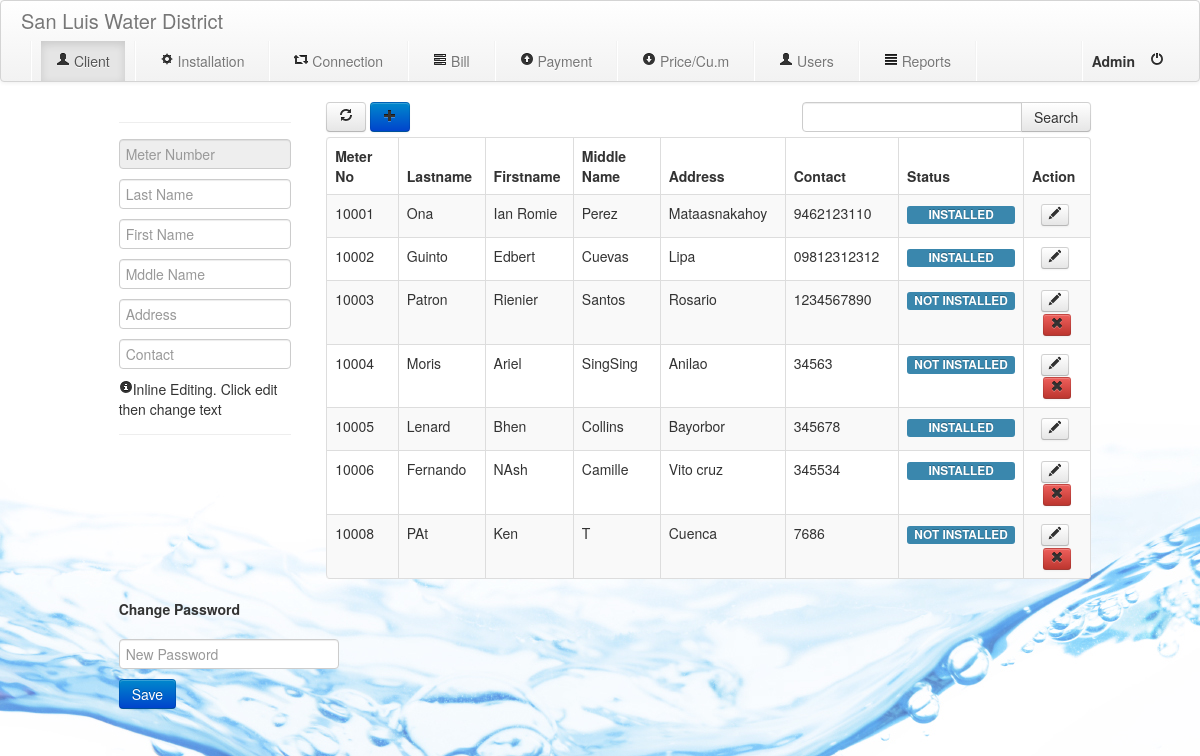
/index.php?module=client (signed in), run on the app's committed database.
### tables this page shows
CREATE TABLE IF NOT EXISTS `client` (
  `id` int(11) NOT NULL AUTO_INCREMENT,
  `meter_num` int(11) NOT NULL,
  `firstname` varchar(30) NOT NULL,
  `lastname` varchar(30) NOT NULL,
  `middlename` varchar(20) NOT NULL,
  `address` text NOT NULL,
  `contact` varchar(20) NOT NULL,
  `status` varchar(20) NOT NULL,
  `connected` varchar(50) NOT NULL,
  PRIMARY KEY (`id`)
);

### client.php (the view, shortened to what this page needs)
<div class="container-fluid">
  <div class="row-fluid">
  	<div class="span1"></div>
    <div class="span2">
      <hr style="margin-bottom:15px">
      <input type="text" placeholder="Meter Number" name="meter_num" id="meter_num" class="span12" readonly>
      <input type="text" placeholder="Last Name" name="lastname" id="lastname" class="span12">
      <input type="text" placeholder="First Name" name="firstname" id="firstname" class="span12">
      <input type="text" placeholder="Mddle Name" name="middlename" id="middlename" class="span12">
      <input type="text" placeholder="Address" name="address" id="address" class="span12">
      <input type="text" placeholder="Contact" name="contact" id="contact" class="span12"><br>
      <i class="icon-info-sign"></i>Inline Editing. Click edit then change text
      <hr style="margin-top:15px">
    </div>
    <div class="span8">
      <div class="table" style="margin-left:10px">
      <a href="" class="btn"><i class="icon-refresh"></i></a>&nbsp;<a href="#myModal" class="btn btn-primary" role="button" data-toggle="modal"><i class="icon-plus"></i></a>
	  <div class="input-append pull-right span9">
	  	<div class="pull-right">
		  <input id="appendedInputButton" type="text" name="searchValue">
	  		<button class="btn" type="button" name="search">Search</button>
	  	</div>
	  </div>
      	<table class="table table-bordered table-striped">
      		<thead>
      			<tr>
      				<th class="span3">Meter No</th>
      				<th class="span2">Lastname</th>
      				<th class="span2">Firstname</th>
      				<th class="span3">Middle Name</th>
      				<th class="span3">Address</th>
      				<th class="span3">Contact</th>
      				<th class="span1">Status</th>
      				<th class="span2">Action</th>
      			</tr>
      		</thead>
      		<tbody>
      		<?php
	      		$listClient = mysql_query("select * from client");
	      		$numrows = mysql_num_rows($listClient);
	      		if($numrows!=0){
      			while($row=mysql_fetch_assoc($listClient)){
      		?>
      			<tr>
      				<td><?php echo $row["meter_num"];?></td>
      				<td><?php echo $row["lastname"];?></td>
      				<td><?php echo $row["firstname"];?></td>
      				<td><?php echo $row["middlename"];?></td>
      				<td><?php echo $row["address"];?></td>
      				<td><?php echo $row["contact"];
					$record = mysql_query("Select * from billing where client_id=".$row["meter_num"]);
					$numrows = mysql_num_rows($record);
					?></td>
      				<td><center><label class="label label-info" style="width:100px;cursor: default;"><?php echo $row["status"];?></label></center></td>
      				<td><input type="hidden" name="id" value="<?php echo $row["id"];?>"><center><a href="javascript:return;" class="btn btn-mini edit-client"><i class="icon-pencil"></i></a>&nbsp;<?php if($numrows==0){ ?><a href="javascript:return;" class="btn btn-mini btn-danger remove-client"><i class="icon-remove"></i></a><?php } ?><center></td>
      			</tr>
		    <?php }}else {}
      		?>
      		</tbody>
      	</table>
      </div>
    </div>
  </div>
  <div class="row-fluid">
  	<div class="span1"></div>
  	<div class="span2">
  	<b>Change Password</b>
  	<br/>
  	<form method="post" action="controller.php">
  		<br/>
  	<input type="password" name="nPw" id="nPw" placeholder = "New Password" required>
  	<input type="submit" name="changePw" value="Save" class="btn btn-primary">
  </form>
  </div>
  </div>
</div>

### index.php (shortened to what this page needs)
<!DOCTYPE HTML>
<html lang="en-US">
<head>
	<link rel="stylesheet" type="text/css" href="bootstrap/css/bootstrap.css">
	<link rel="stylesheet" type="text/css" href="bootstrap/css/ui-lightness/jquery-ui-1.8.13.custom.css">
</head>
<?php
		$bg="background='water4.jpg'";
?>
<body <?php echo $bg;?>>
		<div class="navbar">
		  <div class="navbar-inner">
		    <a class="brand" href="#">San Luis Water District</a>
		    <ul class="nav">
		    	<?php if(isset($_SESSION["username"]) && $_SESSION["username"]=="admin"){ ?>
		    		<li class="divider-vertical"></li>
			    	<li><a class="client" href="index.php?module=client"><i class="icon-user"></i>&nbsp;Client</a></li>
			    	<li class="divider-vertical"></li>
			    	<li><a class="installation" href="index.php?module=installation"><i class="icon-cog"></i>&nbsp;Installation</a></li>
			    	<li class="divider-vertical"></li>
			    	<li><a class="connection" href="index.php?module=connection"><i class="icon-retweet"></i>&nbsp;Connection</a></li>
			    	<li class="divider-vertical"></li>
			    	<li><a class="bill" href="index.php?module=bill"><i class="icon-tasks"></i>&nbsp;Bill</a></li>
			    	<li class="divider-vertical"></li>
			    	<li><a class="payment" href="index.php?module=payment"><i class="icon-circle-arrow-up"></i>&nbsp;Payment</a></l>
				    <li class="divider-vertical"></li>
					<li><a class="price" href="index.php?module=price"><i class="icon-circle-arrow-down"></i>&nbsp;Price/Cu.m</a></l>
				    <li class="divider-vertical"></li>
					<li><a class="user" href="index.php?module=user"><i class="icon-user"></i>&nbsp;Users</a></l>
				    <li class="divider-vertical"></li>
			    	<li><a class="reports" href="index.php?module=reports"><i class="icon-align-justify"></i>&nbsp;Reports</a></l>
				    <li class="divider-vertical"></li>
		    	<?php } if(isset($_SESSION["meter"])){ ?>
<!-- 		    		<li class="divider-vertical"></li>
			    	<li><a class="home" href="index.php?module=home"><i class="icon-home"></i>&nbsp;Home</a></li> -->
		    		<li class="divider-vertical"></li>
			    	<li><a class="profile" href="index.php?client=profile"><i class="icon-user"></i>&nbsp;Profile</a></li>
			    	<li class="divider-vertical"></li>
		    	<?php } ?>
		    </ul>
		    <ul class="nav pull-right">
		      <li class="divider-vertical"></li>
		      <?php
		      	if(!isset($_SESSION["username"])){
		      ?>
		      <li class="dropdown">
	      		<a class="dropdown-toggle" href="#" data-toggle="dropdown">Sign In <strong class="caret"></strong></a>
<!-- 	      		<ul class="dropdown-menu span3">
	      			<li><center><input type="text" placeholder="username" name="username" style="width:190px"></center></li>
	      			<li><center><input type="password" placeholder="password" name="password" style="width:190px"></center></li>
	      			<li class="divider"></li>
	      			<li><center><input type="submit" name="login" class="btn btn-primary span3" value="Sign in"></center></li>
	      		</ul> -->
	      	<div class="dropdown-menu" style="padding: 15px; padding-bottom: 0px;">
				<form action="controller.php" method="post">
				<div id="go">
				  <div class="control-group">
				    <div class="controls">
				      <input type="text" id="inputEmail" placeholder="username" name="username">
				    </div>
				  </div>
				  <div class="control-group">
				    <div class="controls">
				      <input type="password" id="inputPassword" placeholder="password" name="password">
				    </div>
				  </div>
				  <div class="control-group">
				    <div class="controls">
				      <input type="submit" name="login" class="btn btn-primary" style="width:100%" value="Sign in">
				    </div>
				  </div>
				  <div class="control-group pull-right">
				    <div class="controls">
				      <a href="javascript:return;" id="new"><small>I'm a Client</small></a>
				    </div>
				  </div>
				 </div>
				</form>
				<form action="controller.php" method="post">
				<div id="go2" style="display:none">
				  <div class="control-group">
				    <div class="controls">
				      <input type="text" placeholder="meter" name="meternumber">
				    </div>
				  </div>
				  <div class="control-group">
				    <div class="controls">
				      <input type="password" placeholder="password" name="password2">
				    </div>
				  </div>
				  <div class="control-group">
				    <div class="controls">
				      <input type="submit" name="login2" class="btn btn-primary" style="width:100%" value="Sign in">
				    </div>
				  </div>
				  <div class="control-group pull-right">
				    <div class="controls">
				      <a href="javascript:return;" id="new2"><small>Back</small></a>
				    </div>
				  </div>
				 </div>
				</form>
		      </div>
		      </li>
		      <?php } else { if(!isset($_SESSION["meter"])){ ?>
		      	<li style="padding-top: 10px;"><b><?php echo $_SESSION['name']; ?></b></li>
		      	<li><a href="controller.php?logout=true"><i class="icon-off"></i></a></li>
			  <?php }else
			  {?>
		      	<li><a href="controller.php?logout=true"><i class="icon-off"></i></a></li>
			  <?php }} ?>
		    </ul>
		  </div>
		</div>
	<?php
		if(isset($_GET["module"])){
			if($_GET["module"] == "client"){
				include("client.php");
			}
		}
	?>
</body>
</html>

### data on the page
client: meter_num "10001", lastname "Ona", firstname "Ian Romie", middlename "Perez", address "Mataasnakahoy", contact "9462123110", status "INSTALLED"
client: meter_num "10002", lastname "Guinto", firstname "Edbert", middlename "Cuevas", address "Lipa", contact "09812312312", status "INSTALLED"
client: meter_num "10003", lastname "Patron", firstname "Rienier", middlename "Santos", address "Rosario", contact "1234567890", status "NOT INSTALLED"
client: meter_num "10004", lastname "Moris", firstname "Ariel", middlename "SingSing", address "Anilao", contact "34563", status "NOT INSTALLED"
client: meter_num "10005", lastname "Lenard", firstname "Bhen", middlename "Collins", address "Bayorbor", contact "345678", status "INSTALLED"
client: meter_num "10006", lastname "Fernando", firstname "NAsh", middlename "Camille", address "Vito cruz", contact "345534", status "INSTALLED"
client: meter_num "10008", lastname "PAt", firstname "Ken", middlename "T", address "Cuenca", contact "7686", status "NOT INSTALLED"

### other printed values
$_SESSION['name'] "Admin"
